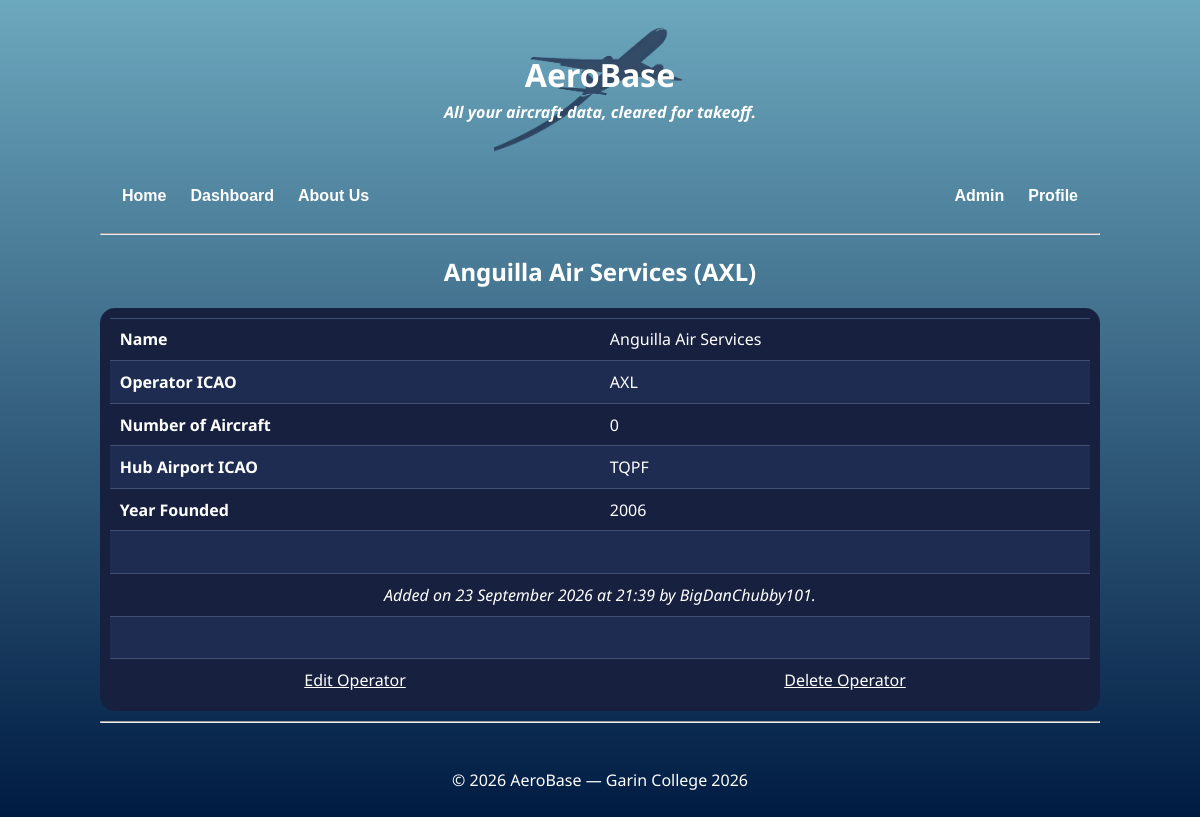
Before: /database/operators/AXL (signed in) with the older database file.
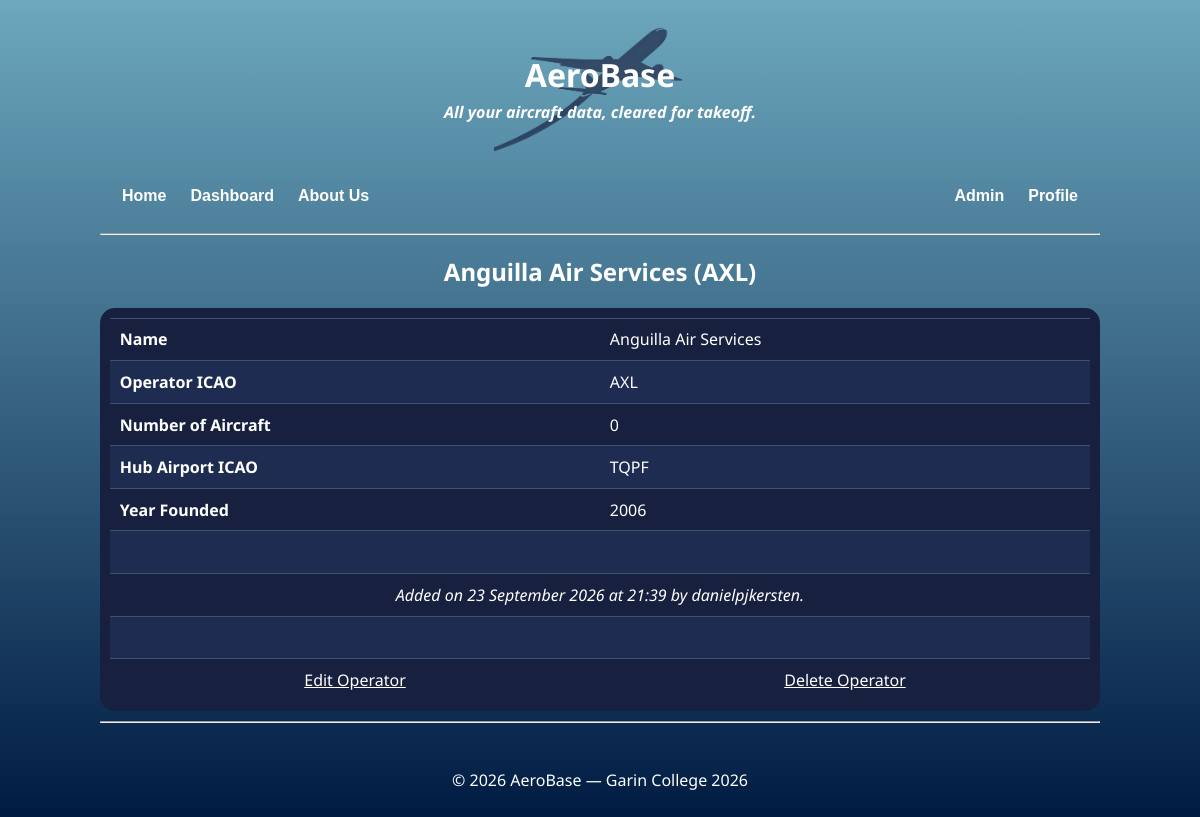
After: the same page with the newer database file.
### app.py (models this page shows)
class Operator(db.Model):
    icao = db.Column(db.String(3), primary_key = True)
    hub_icao = db.Column(db.String(4), nullable = False)
    year_founded = db.Column(db.Integer, nullable = False)
    operator_name = db.Column(db.String(25), nullable = False)
    user_id = db.Column(db.Integer, db.ForeignKey("user.id"), nullable = True)
    date_time = db.Column(db.DateTime, server_default=db.func.now(), onupdate=db.func.now(), nullable=False)
    callsign = db.Column(db.String(50))
    manufacturers = db.relationship(
        "Manufacturer",
        secondary = manufacturer_operator,
        back_populates = "operators"
    )
    aircrafts = db.relationship(
        "Aircraft",
        back_populates = "operator"
    )
    user = db.relationship(
        "User",
        back_populates = "operators"
    )

class User(db.Model):
    id = db.Column(db.Integer, primary_key = True)
    username = db.Column(db.String(20), unique = True, nullable = False)
    password = db.Column(db.String(100), nullable = False)
    email = db.Column(db.String(254), nullable = False, unique = True)
    admin = db.Column(db.Boolean, default = False)
    aircrafts = db.relationship(
        "Aircraft",
        back_populates = "user"
    )
    operators = db.relationship(
        "Operator",
        back_populates = "user"
    )

### app.py (the view, shortened to what this page needs)
    @app.route("/database/operators/<operator_id>")
    def operatordetail(operator_id):
        operator=Operator.query.get(operator_id)
        data = None
        if operator is None:
            abort(404)
        if not operator.aircrafts:
            photo = None
        if data != None:
            photos=data["photos"]
        else:
            photos=None
        return render_template(
            "operatordetail.html",
            page_title = f"Database ({operator.icao})",
            operator=operator,
            photos=photos,
            user=session["user"],
            registration=f"{aircraft.registration_prefix}-{aircraft.registration}" if operator.aircrafts else None,
            number = len(operator.aircrafts)
        )

### app.py (called while the page is built)
@app.context_processor
def inject_user():
   if "user" in session:
       user=User.query.filter_by(username=session["user"]).first()
       is_admin = user is not None and user.admin is True
   else:
       is_admin = False
   return{
       "logged_in": "user" in session,
       "is_admin":  is_admin
   }

### templates/operatordetail.html (shortened to what this page needs)
{% extends "layout.html" %}
{% block content %}
<h2 style="color: #ffffff;">{{operator.operator_name}} ({{operator.icao}})</h2>
<table class="aircraftdetail" style="{% if photos %}width: 50%;{%else%}width:100%;{% endif %} color:#ffffff; text-align: left; margin-bottom:10px;">
    <tr>
        <td><b>Name</b></td>
        <td>{{operator.operator_name}}</td>
    </tr>
    <tr>
        <td><b>Operator ICAO</b></td>
        <td>{{operator.icao}}</td>
    </tr>
    <tr>
        <td><b>Number of Aircraft</b></td>
        <td>{{number}}</td>
    </tr>
    <tr>
        <td><b>Hub Airport ICAO</b></td>
        <td>{{operator.hub_icao}}</td>
    </tr>
    <tr>
        <td><b>Year Founded</b></td>
        <td>{{operator.year_founded}}</td>
    </tr>
    <tr><td colspan="2">&nbsp;</td></tr>
    <tr>
        <td colspan="2" style="text-align:center"><i>Added on {{ operator.date_time.strftime('%d %B %Y at %H:%M') }} {% if user == "admin" %}by {{operator.user.username}}. {% endif %}</i></td>
    </tr>
    {% if user == "admin" %}
    <tr><td colspan="2">&nbsp;</td></tr>
    <tr>
        <td style="text-align:center"><a href="/database/operator/{{ operator.icao }}/edit" style="color:#ffffff" >Edit Operator</a></td>
        <td style="text-align:center"><a href="/database/operator/{{ operator.icao }}/delete" style="color:#ffffff">Delete Operator</a></td>
    </tr>
    {% endif %}
</table>
{% endblock %}

### templates/layout.html (shortened to what this page needs)
<!doctype html>
<html lang="en">
<head>
<link rel="stylesheet" href="{{ url_for('static', filename='style.css') }}">
</head>
<body>
{% include "header.html" %}
{% include "nav.html" %}
  <hr>
  {% block content %}{% endblock %}
  <hr>
  {% include "footer.html" %}
</body>
</html>

### templates/header.html
<header>
  <h1 style="margin-bottom: 5px;">AeroBase</h1>
  <h4 style="margin-top: 5px"><i>All your aircraft data, cleared for takeoff.</i></h4>
</header>

### templates/nav.html
<nav>
  <button style="margin-inline:2px" type="button" onclick="window.location.href='/'">Home</button>
  <button style="margin-inline:2px" type="button" onclick="window.location.href='/dashboard'">Dashboard</button>
  <button style="margin-inline:2px" type="button" onclick="window.location.href='/about-us'">About Us</button>
  <div class="nav-right">
  {% if is_admin %}
  <button style="margin-inline:2px;" style="margin-left:auto;" type="button" onclick="window.location.href='/admin'">Admin</button>
    {% endif %}
    {% if logged_in %}
      <button style="margin-inline:2px;" type="button" onclick="window.location.href='/profile'">Profile</button>
    {% else %}
      <button type="button" onclick="window.location.href='/login'">Login</button>
    {% endif %}
  </div>
</nav>

### templates/footer.html
<footer>
  <p style="color: #ffffff;">
    © 2026 AeroBase — Garin College 2026
  </p>
</footer>

### static/style.css (style rules this page uses)
html { height:100%; }
body { font-family: 'Noto Sans', sans-serif; max-width: 1000px; margin: 20px auto; background-image: linear-gradient(to bottom, #6ca8be, #001b42); background-repeat: no-repeat; background-attachment: fixed; text-align:center; color:#ffffff; }
header { padding: 12px; border-radius: 8px; color:#ffffff; background-image: url('homepage.png'); background-position: center; background-size: contain; background-repeat: no-repeat; }
table { background-color:#17213f; border-radius:15px; padding:1%; border-spacing:0; }
nav { margin-top: 10px; padding: 10px; border-radius: 8px; display: flex; align-items: center; }
.nav-right { margin-left: auto; display: flex; align-items: center; }
footer { margin-top: 20px; padding: 10px; border-radius: 8px; }
.aircraftdetail td, .aircraftdetail tr { padding:1%; width:25%; text-align:left; }
td { border-top:1px solid #415072; padding:0.5%; }
tr:nth-child(even) { background-color:#1f2c52; }
button { background-color:transparent; border:none; color:#ffffff; padding:10px; text-align:center; cursor:pointer; border-radius:10px; font-size:100%; font-weight:bold; }

Changed rows visible on the page:
changed User: user.username "BigDanChubby101" → "danielpjkersten"
